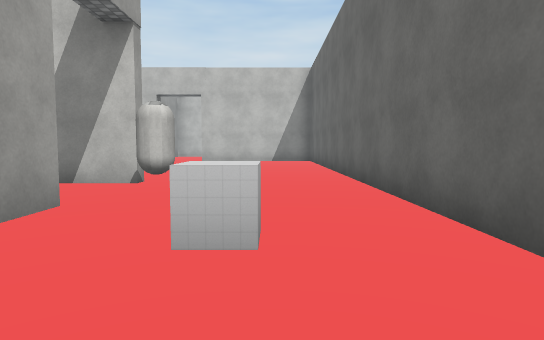
view 1 (above)

16 first-person views from a walk through a 3-D level made in the Unity game engine. The camera is 1.2 m above the floor, tilts 4° down and sees 75° across. The floor is counted in squares, 2 m on a side. Each view is taken from the middle of a square. On the plan, view 1 faces up. The plan holds only what a view shows up to about 10 squares ahead; the rest is blank. The player is left out. Some surface patterns are stand-ins.

view 2
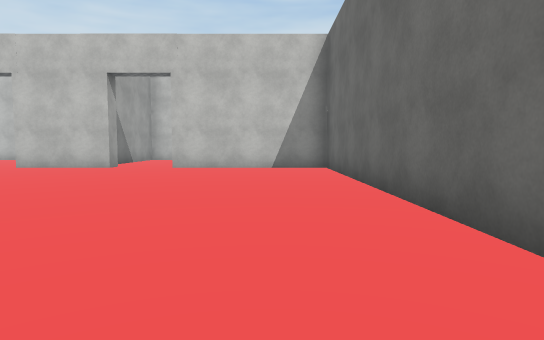

view 3
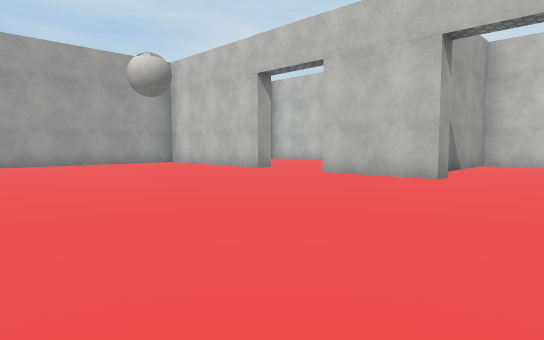

view 4
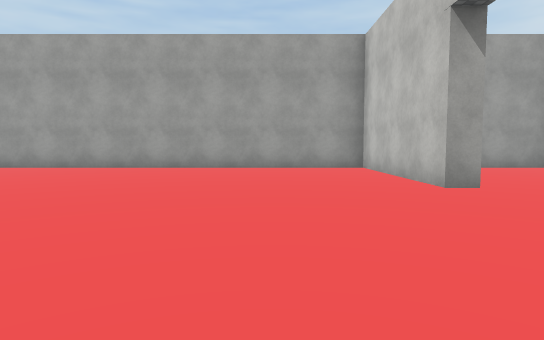

view 5
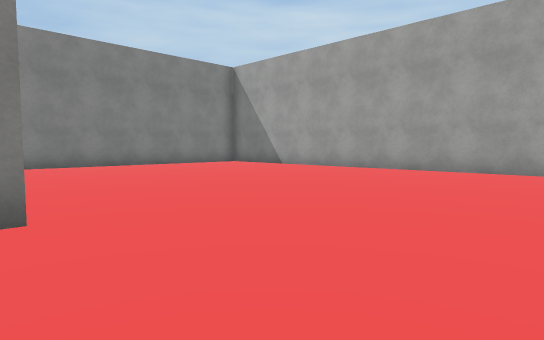

view 6
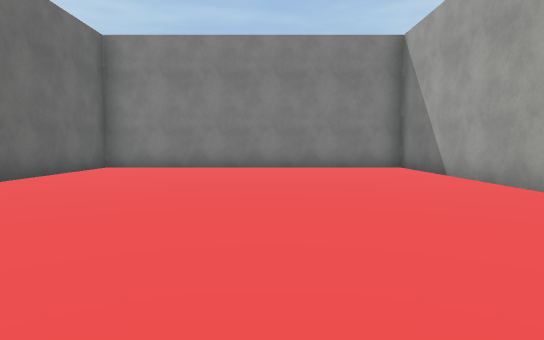

view 7
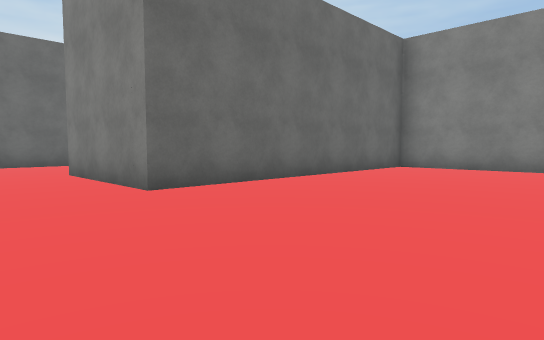

view 8
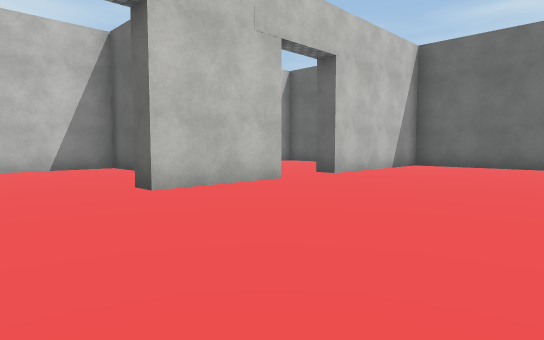

view 9
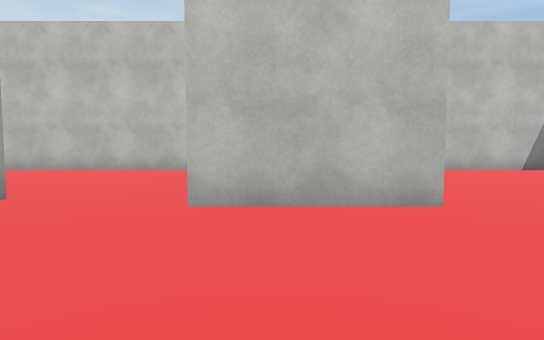

view 10
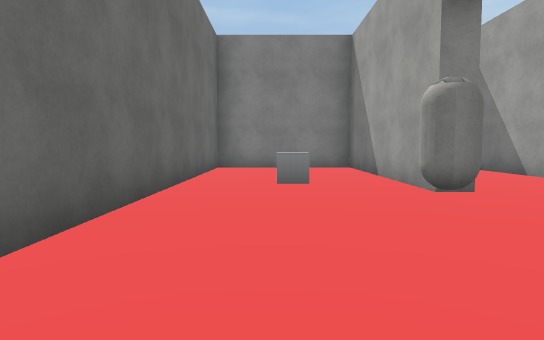

view 11
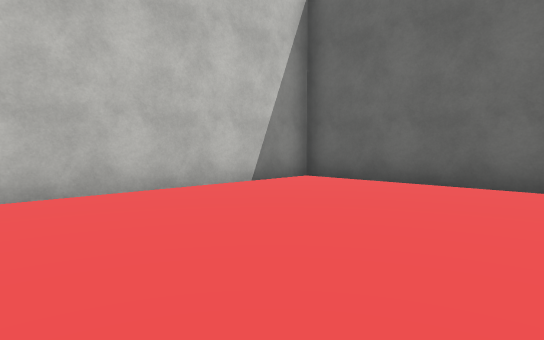

view 12
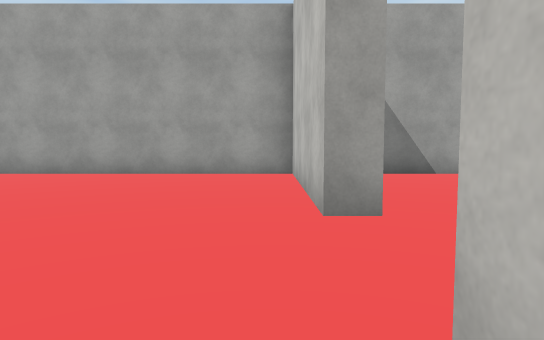

view 13
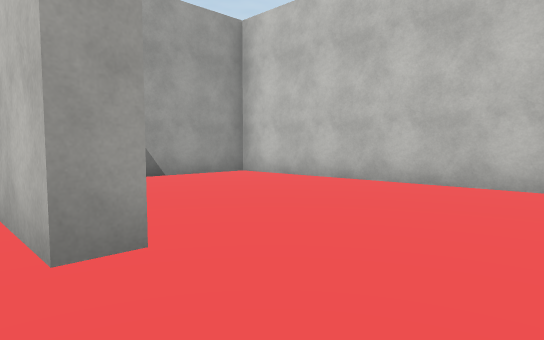

view 14
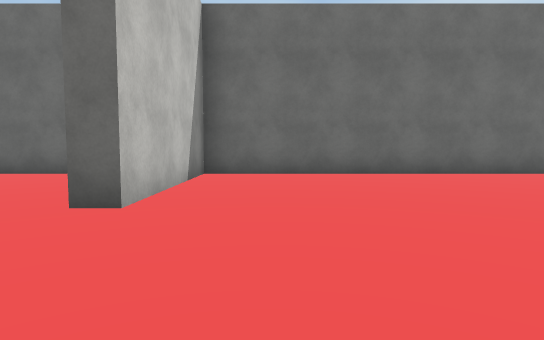

view 15
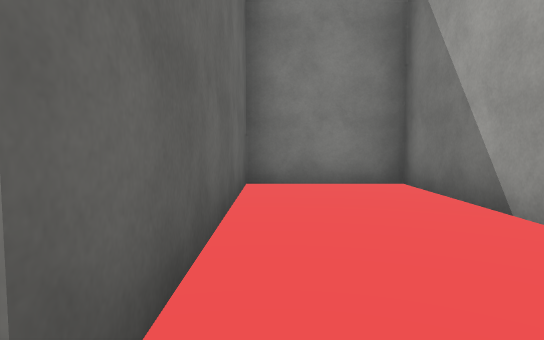

view 16
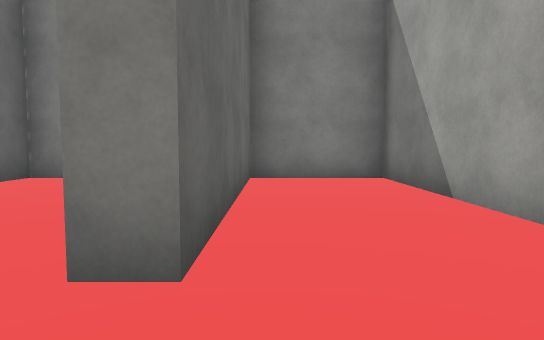

### Floor plan
Points are (right, up) in squares from view 1. A wall is a line through its corners. A room is listed if a view was taken in it or the views show most of it. See-through windows are left out.
Room 1 (views 1, 2, 3, 4, 5, 6, 7, 8, 9, 10, 12, 13, 14)
walls: (-2.6, 3.5) (-2.1, 3.5) (-2.1, -1.5) (1.5, -1.5) (1.5, 13.4) (-2.6, 13.4); (-4.3, 13.4) (-6.8, 13.4); (-9, 13.4) (-13.5, 13.4) (-13.5, -1.5) (-5.6, -1.5) (-5.6, 5.9) (-2.1, 5.9)
ways out: opening at (-3.5, 14) to room 2; opening at (-2, 4.5) to room 3; opening at (-7.5, 14) to room 4
objects: capsule (-2, 5); other object (0, 2)
Room 2 (view 11)
walls: (-2.6, 13.4) (-2.6, 14); (-4.3, 14) (-4.3, 13.4); (1.5, 14.6) (1.5, 18.5) (-4.9, 18.5) (-4.9, 15.5)
ways out: opening at (-3.5, 14) to room 1
Room 3 (views 15, 16)
walls: (-5.1, 2.4) (-5.1, -1.5) (-2.6, -1.5) (-2.6, 3.5); (-2, 5.6) (-3.4, 5.6)
ways out: opening at (-2, 4.5) to room 1
Room 4 (no view inside)
walls: (-9, 14) (-9, 13.4); (-6.8, 13.4) (-6.8, 14); (-5.4, 17.1) (-5.4, 18.5) (-13.5, 18.5) (-13.5, 15.2)
ways out: opening at (-7.5, 14) to room 1

Positions as (right, up) in squares from view 1, and headings:
1: (0, 0), facing up
2: (0, 4), facing up
3: (-2, 7), facing up-left
4: (-4, 11), facing left
5: (-5, 9), facing down-left
6: (-10, 8), facing down
7: (-10, 8), facing down-right
8: (-9, 9), facing up-right
9: (-6, 10), facing up
10: (0, 8), facing down
11: (-4, 14), facing up-right
12: (-6, 13), facing left
13: (-7, 13), facing up-left
14: (-6, 12), facing right
15: (-3, 4), facing down
16: (-3, 5), facing down
